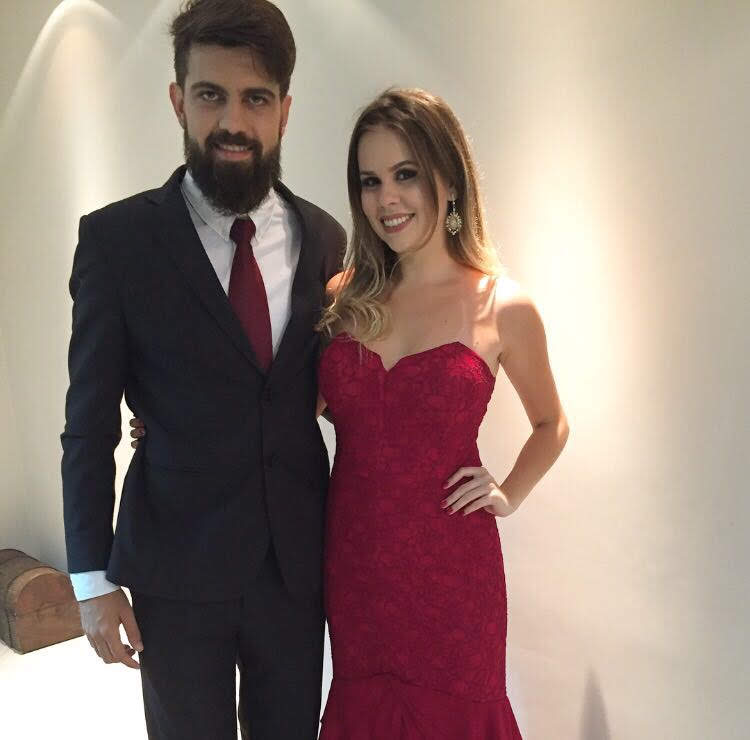
#> input picture OpenCV/1 - Basic/demo_5.jpeg, 750 x 740 px
$ python 9_Thresholding_and_Binarization.py
#> lines starting #> are read from the running program, lines starting #| are printed output that depends on the picture; after the words box and inside, x2 and y2 are one past the last pixel; in counts of white or black regions, pixels touching at a corner belong together
import pandas
import numpy as np
import cv2

# load as grayscale
# to see what this function make, use image2
image = cv2.imread('demo_5.jpeg',0)
#> image: shape (740, 750); min 0, max 255, mean 134
image2 = cv2.imread('./images/gradient.jpg',0)
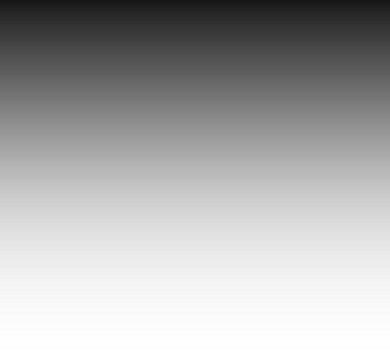
#> input picture images/gradient.jpg, 390 x 363 px, found by its file name
#> image2 is the input picture: shape (363, 390); min 23, max 255, mean 172.7

cv2.imshow('Original', image)
cv2.waitKey()

# Values below 80 goes to 0 (black) and above goes to 255 (white)
ret, thresh1 = cv2.threshold(image, 80, 255, cv2.THRESH_BINARY)
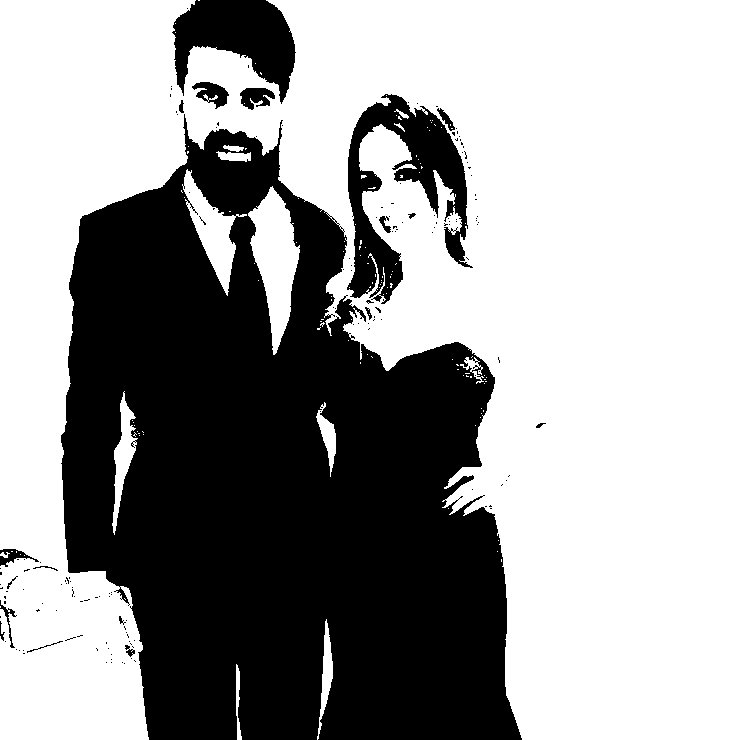
#> thresh1: shape (740, 750); 62.1% white; 162 black regions (143 under 20 px), largest, box (x1, y1, x2, y2) and area: (61, 114, 522, 740) 190337, (347, 94, 473, 304) 10309, (172, 0, 296, 104) 7169
cv2.imshow('1 - Threshold Binary', thresh1)
cv2.waitKey()

# inverse of THRESH_BINARY
# below 80 goes to 255 and above goes to 0
ret, thresh2 = cv2.threshold(image, 80, 255, cv2.THRESH_BINARY_INV)
cv2.imshow('2 - Inverse Threshold Binary', thresh2)
cv2.waitKey()

# values above 80 are truncated at 80 (the 255 argument is unused)
ret, thresh3 = cv2.threshold(image, 80, 255, cv2.THRESH_TRUNC)
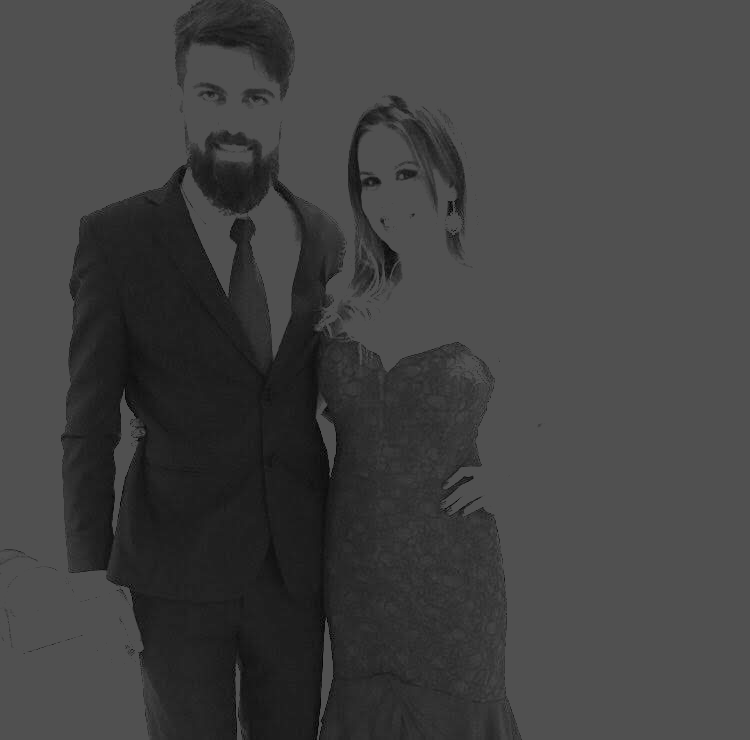
#> thresh3: shape (740, 750); min 0, max 80, mean 65
cv2.imshow('3 - Threshold Truncated', thresh3)
cv2.waitKey()

# Values below 80 goes to 0 (black), above are unchanged (remember image is grayscale)
ret, thresh4 = cv2.threshold(image, 80, 255, cv2.THRESH_TOZERO)
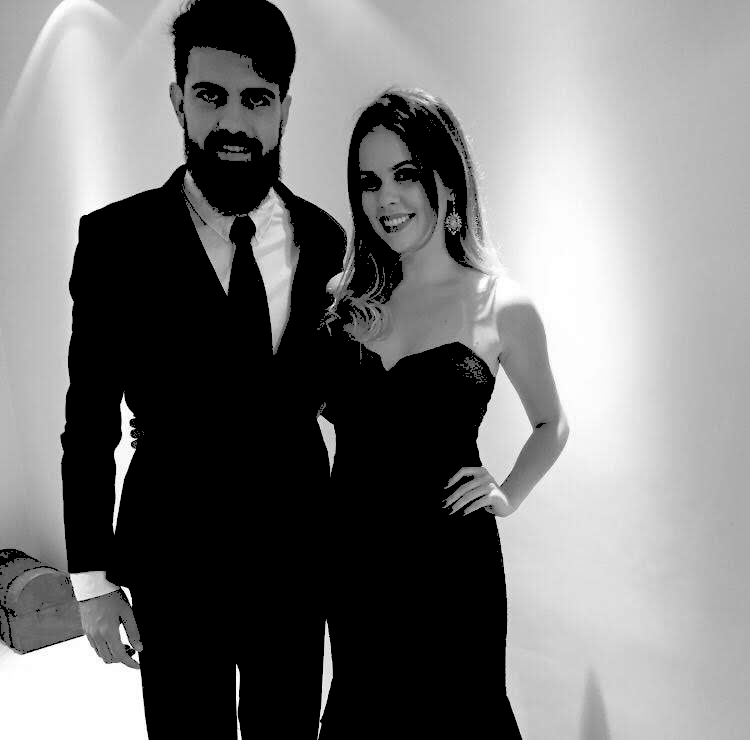
#> thresh4: shape (740, 750); min 0, max 255, mean 118.7
cv2.imshow('4 - Threshold To Zero', thresh4)
cv2.waitKey()

# Inverse THRESH_TOZERO function
ret, thresh5 = cv2.threshold(image, 80, 255, cv2.THRESH_TOZERO_INV)
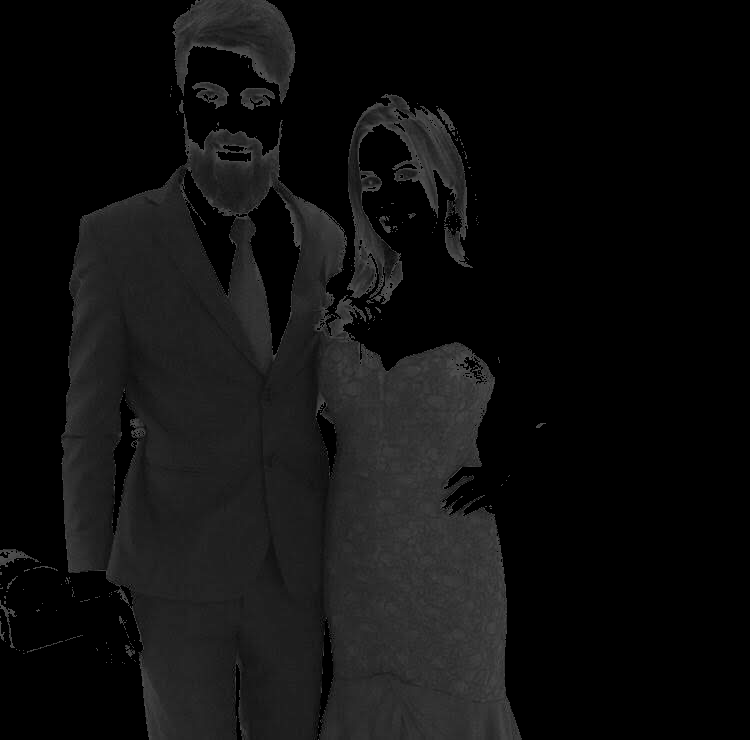
#> thresh5: shape (740, 750); min 0, max 80, mean 15.3
cv2.imshow('5 - Inverse Threshold To Zero', thresh5)
cv2.waitKey()


#######################################################################################################################
# the biggest downfall of those simple threshold methods is what we need to provide the threshold value (the 80 value)
# to make this more smarter we use ADAPTTIVE THRESHOLD
#######################################################################################################################

# First, its a good practice blur the images as it removes noise
image = cv2.GaussianBlur(image, (3,3), 0)

# Using AdaptiveThreshold
# arguments: image, max_value, adaptive_type, threshold_type, block_size, constant_that_is_subtracted_from_mean)
thresh = cv2.adaptiveThreshold(image, 255, cv2.ADAPTIVE_THRESH_MEAN_C,
                                           cv2.THRESH_BINARY, 3, 5)
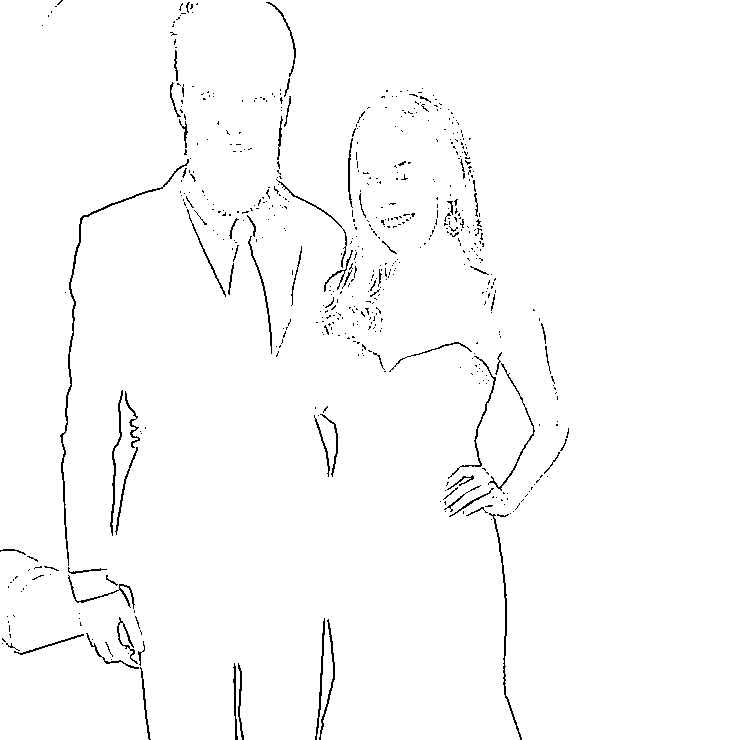
#> thresh: shape (740, 750); 98.3% white; black in thin lines or dots, all inside (x1, y1, x2, y2) = (0, 0, 569, 740)

cv2.imshow('Adaptive Mean Threshold', thresh)
cv2.waitKey()

_, th2 = cv2.threshold(image, 0, 255, cv2.THRESH_BINARY + cv2.THRESH_OTSU)
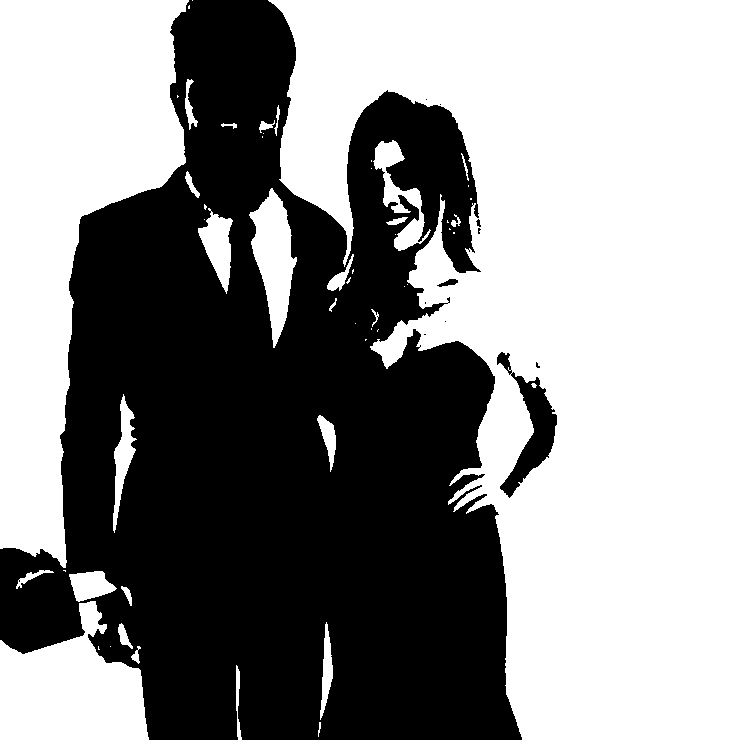
#> th2: shape (740, 750); 56.3% white; 11 black regions (7 under 20 px), largest, box (x1, y1, x2, y2) and area: (0, 0, 522, 740) 239670, (497, 352, 557, 498) 2818, (437, 279, 458, 287) 88, (476, 219, 481, 227) 23
cv2.imshow('Otsu', th2)
cv2.waitKey()
